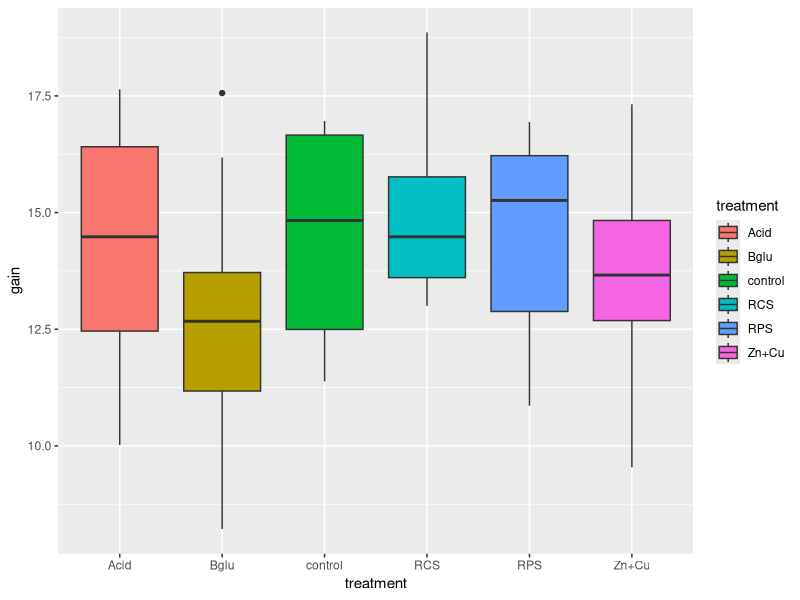

Generate this figure with R:
## -----------------------------------------------------------------------------

#shed <- read_csv("https://unl-statistics.github.io/R-workshops/01-r-intro/data/daily_shedding.csv")

shed <- read.csv("../data/daily_shedding.csv")


summary(shed$daily_shedding)


## ----message=FALSE------------------------------------------------------------
library(tidyverse)

final_shed <- shed %>% 
  group_by(pignum) %>% 
  mutate(gain = pig_weight[time_point == 21] - pig_weight[time_point == 0]) %>% filter(time_point == 21)  %>% ungroup() %>% select(-c(4:9))

ggplot(final_shed) + 
  geom_boxplot( aes(treatment, gain, fill = treatment))


## -----------------------------------------------------------------------------
wilcox.test(total_shedding ~ treatment, data = final_shed,
            subset = treatment %in% c("control", "Bglu"))


## -----------------------------------------------------------------------------
nrow(iris)
ncol(iris)
dim(iris)


## -----------------------------------------------------------------------------
rep(1:5, each = 2)


## -----------------------------------------------------------------------------
rep(1:5, times = 3)


## -----------------------------------------------------------------------------
sum(c(TRUE, TRUE, FALSE, TRUE, FALSE))


## -----------------------------------------------------------------------------
sum(shed$total_shedding < .30)


## -----------------------------------------------------------------------------
sum(shed$total_shedding[shed$total_shedding < 30])


## -----------------------------------------------------------------------------
shedding <- final_shed$total_shedding
treatment <- final_shed$treatment
id <- (shedding <= 30 | treatment == "Acid")
final_shed[id,]


## -----------------------------------------------------------------------------
matrix(
  c(1, 2, 3, 4, 5, 6, 7, 8, 9),
  nrow = 3,  
  ncol = 3,        
  byrow = FALSE        
)


## -----------------------------------------------------------------------------
matrix(c(2,4,6,8,10,12), nrow=3, ncol = 2, byrow = FALSE)


## -----------------------------------------------------------------------------
mydf <- data.frame(col1 = 1:6, col2 = rep(c("a", "b"), times = 3))


## -----------------------------------------------------------------------------
mydf[mydf$col2 == "a",]


## -----------------------------------------------------------------------------
names(mydf) <- c("Bulldogs", "Tigers")


## -----------------------------------------------------------------------------
mtcars[4,]


## -----------------------------------------------------------------------------
flower <- iris

total <- flower$Sepal.Length + flower$Sepal.Width + flower$Petal.Length + flower$Petal.Width

flower2 <- data.frame(flower, total)

head(flower2)



## -----------------------------------------------------------------------------
flower_s <- flower[flower$Sepal.Length>6, ]

total_s <- flower_s$Sepal.Length + flower_s$Sepal.Width

head(data.frame(flower_s, total_s))



## -----------------------------------------------------------------------------
mylist <- list(vec = 1:6, df = data.frame(x = 1:2, y = 3:4, z = 5:6))


## -----------------------------------------------------------------------------
mylist[[2]]


## -----------------------------------------------------------------------------
mylist[[2]][1,]


## -----------------------------------------------------------------------------
head(mtcars, n = 8)


## -----------------------------------------------------------------------------
str(mtcars)


## -----------------------------------------------------------------------------
dim(iris)


## -----------------------------------------------------------------------------
summary(iris)


## -----------------------------------------------------------------------------
mean_and_ci <- function(x) {
    themean <- mean(x)
    theci <- t.test(x)$conf.int
    
    return(list(mean = themean, ci = theci))
}


## -----------------------------------------------------------------------------
mean_and_ci <- function(x) {
    if (!is.numeric(x) && !is.logical(x)) stop("Need logical or numeric data")
    
    x <- as.numeric(x)
    
    themean <- mean(x)
    theci <- t.test(x)$conf.int
    
    return(list(mean = themean, ci = theci))
}


## -----------------------------------------------------------------------------
for (i in colnames(diamonds)) {
  if (is.numeric(diamonds[,i,drop = TRUE])) {print(mean_and_ci(diamonds[,i,drop = TRUE]))}
  else {print("nope")}
}

